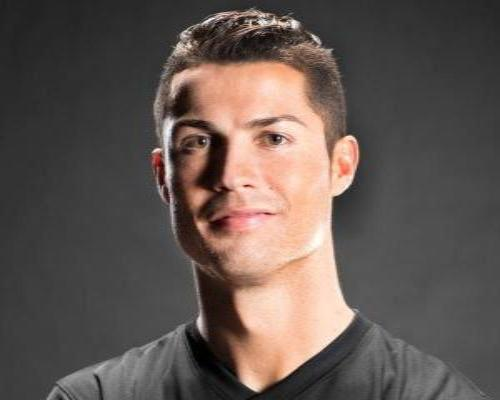
#> input picture 2_Image_Processing/2_Image_Blur/ron.jpg, 500 x 400 px
$ jupyter execute 1_border_frame.ipynb
#> lines starting #> are read from the running program, lines starting #| are printed output that depends on the picture
# cv2.copyMakeBorder()
* ## method is used to create a border around the image like a photo frame.

## cv2.copyMakeBorder(src, top, bottom, left, right, borderType, value)

   * ## src : It is the source image.
   * ## top: It is the border width in number of pixels in top direction.
   * ## bottom: It is the border width in number of pixels in bottom direction.
   * ## left: It is the border width in number of pixels in left direction.
   * ## right: It is the border width in number of pixels in right direction.
   * ## borderType: It depicts what kind of border to be added. It is defined by flags like cv2.BORDER_CONSTANT, cv2.BORDER_REFLECT, etc dest: It is the destination image
   * ## value: It is an optional parameter which depicts color of border if border type is cv2.BORDER_CONSTANT.

   * ## Return Value: It returns an image.

    cv2.BORDER_CONSTANT:
                         It adds a constant colored border.
                         The value should be given as a keyword argument

    cv2.BORDER_REFLECT: The border will be mirror reflection of the border elements.
                        Suppose, if image contains letters “abcdefg”
                        then output will be  “gfedcba|abcdefg|gfedcba“.

    cv2.BORDER_REFLECT_101
            or
    cv2.BORDER_DEFAULT:
                        It does the same works as cv2.BORDER_REFLECT but with slight change.
                        Suppose, if image contains letters “abcdefgh” then output will
                        be “gfedcb|abcdefgh|gfedcba“.

    cv2.BORDER_REPLICATE: It replicates the last element.
                          Suppose, if image contains letters “abcdefgh” then output will be
                          “aaaaa|abcdefgh|hhhhh“.


[cell 1]
import cv2
import matplotlib.pyplot as plt
import numpy as np


def value(image):
    image = cv2.cvtColor(image, cv2.COLOR_BGR2RGB)
    plt.figure(figsize=(10,10))
    return image

img = "../2_Image_Blur/ron.jpg"
img = cv2.imread(img)
#> img is the input picture: shape (400, 500, 3); mean B, G, R 81.8, 86.9, 98.1

[cell 2]
plt.imshow(value(img))

# BORDER_CONSTANT

[cell 3]
top = 80
botom = 80
left = 80
right = 80
bordertype = cv2.BORDER_CONSTANT

new = cv2.copyMakeBorder(img,top,botom,left,right,bordertype)
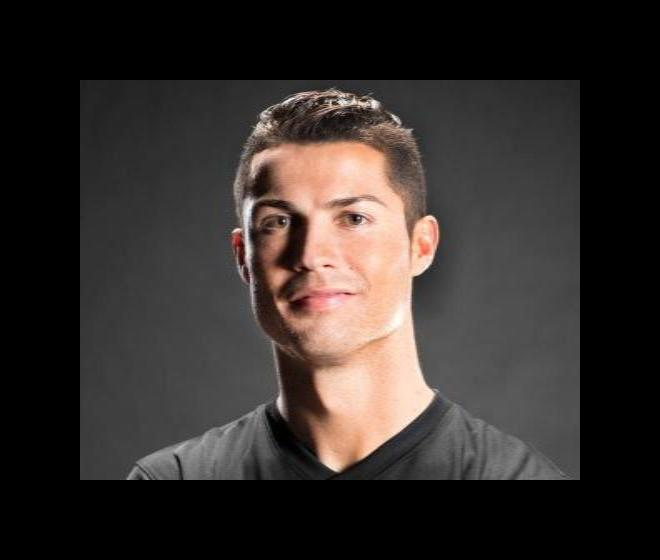
#> new: shape (560, 660, 3); mean B, G, R 44.3, 47, 53.1
plt.imshow(value(new))

# BORDER_REFLECT

[cell 4]
top = 0
botom = 0
left = 230
right = 230
bordertype = cv2.BORDER_DEFAULT

new = cv2.copyMakeBorder(img,top,botom,left,right,bordertype)
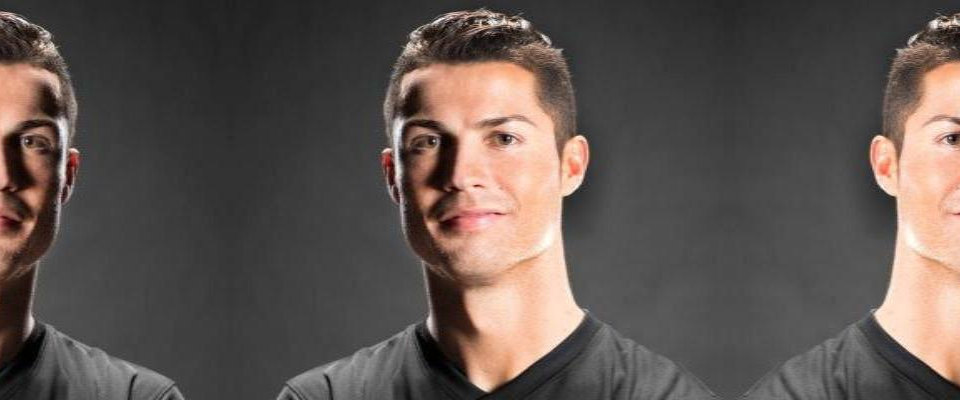
#> new: shape (400, 960, 3); mean B, G, R 80, 84.6, 94.6
plt.imshow(value(new))

# BORDER_REFLECT_101

[cell 5]
top = 0
botom = 0
left = 0
right = 150
bordertype = cv2.BORDER_REPLICATE

new = cv2.copyMakeBorder(img,top,botom,left,right,bordertype)
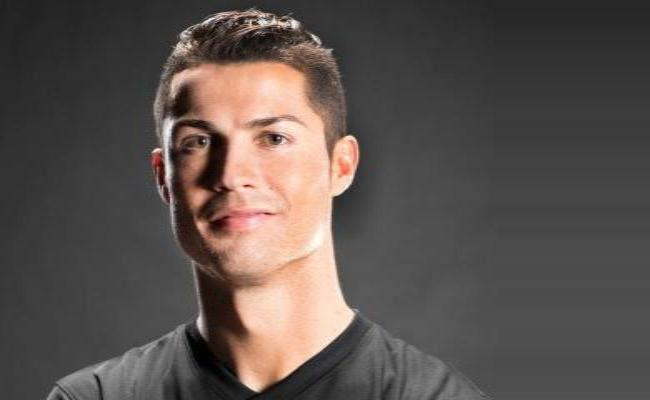
#> new: shape (400, 650, 3); mean B, G, R 78.1, 82, 90.7
plt.imshow(value(new))
